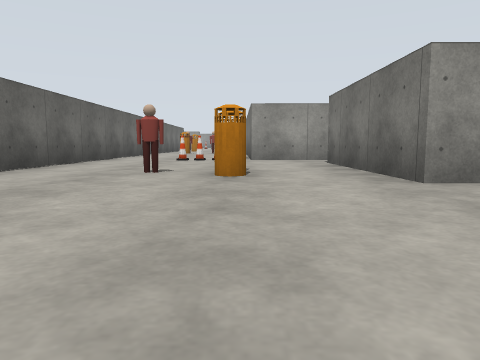
[1] (above)

21 first-person views from a walk through a Gazebo world. The camera is 0.72 m above the floor, tilts 6° down and sees 70° across. The floor is counted in squares, 2 m on a side. Each view is taken from the middle of a square. On the plan, view 1 faces up. The plan holds only what a view shows up to about 9 squares ahead; the rest is blank. Robots are left out. Simple shapes stand in for some stock models.

[2]
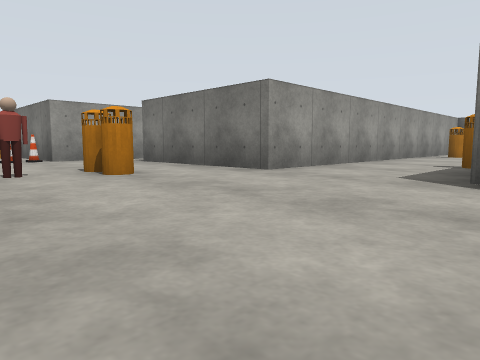

[3]
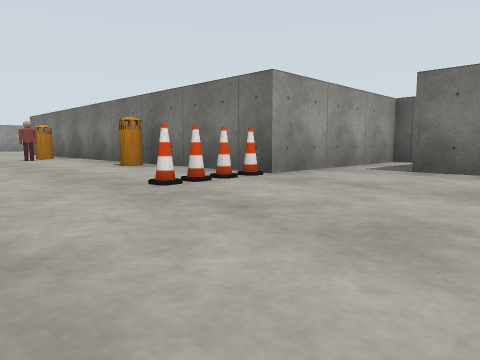

[4]
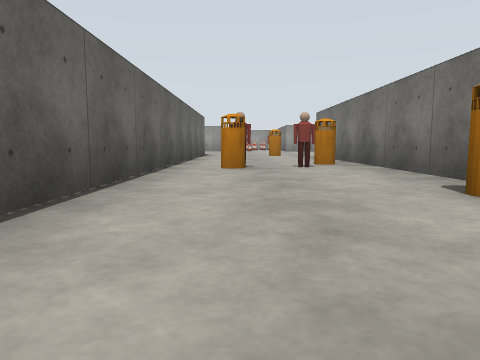

[5]
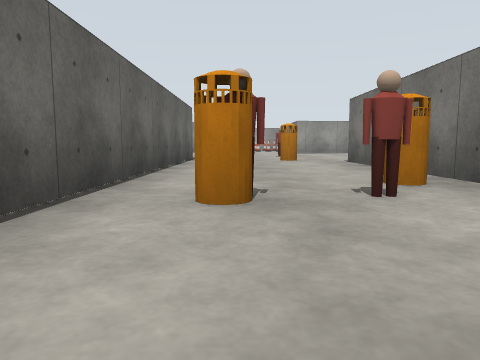

[6]
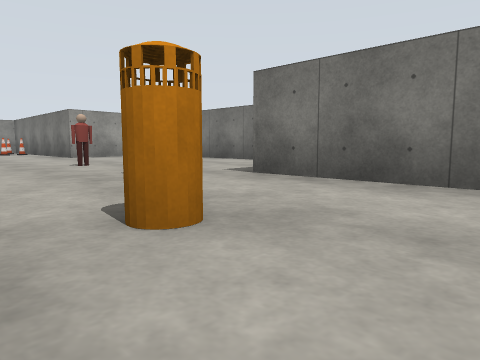

[7]
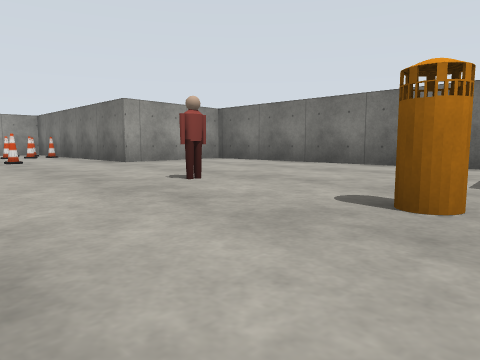

[8]
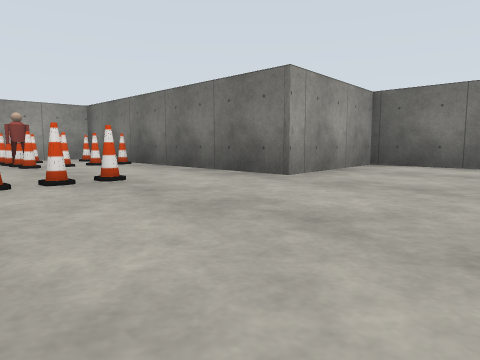

[9]
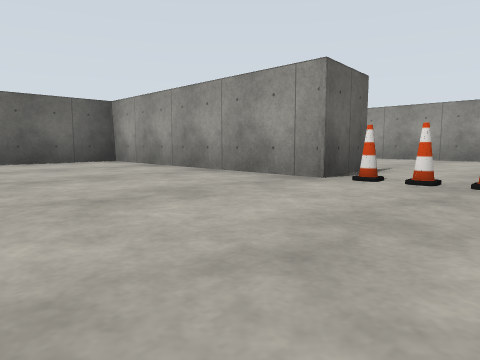

[10]
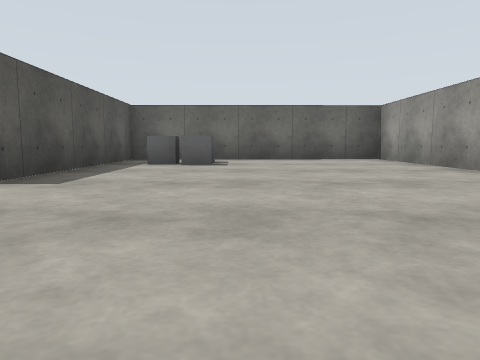

[11]
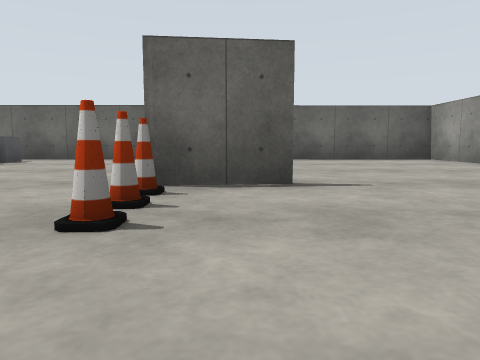

[12]
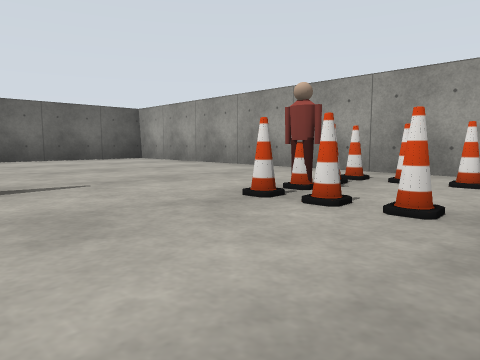

[13]
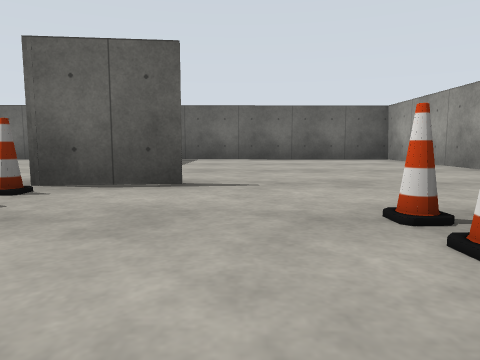

[14]
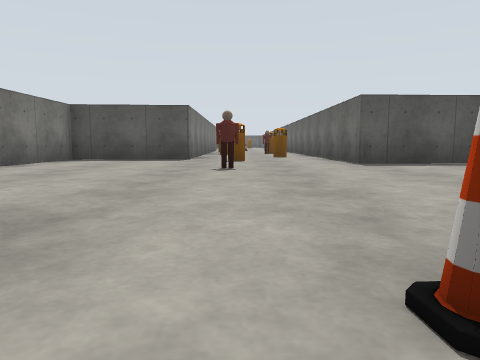

[15]
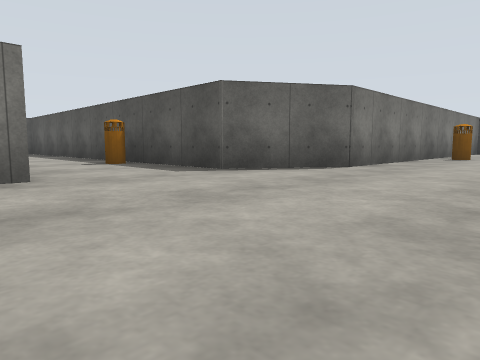

[16]
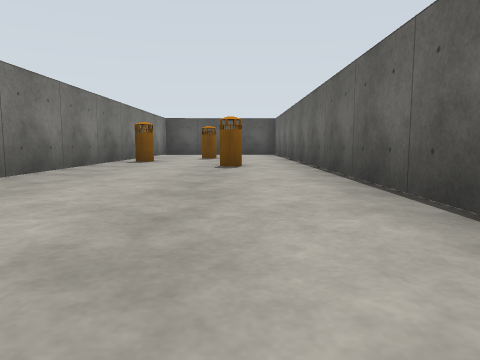

[17]
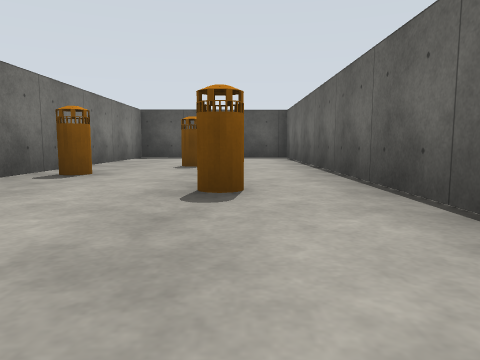

[18]
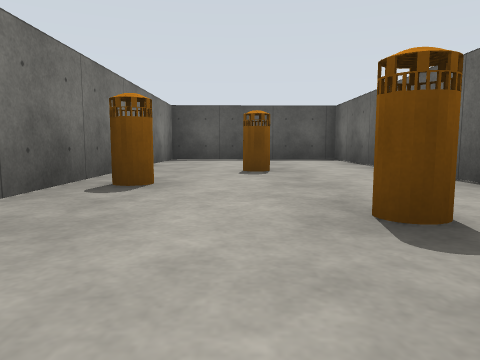

[19]
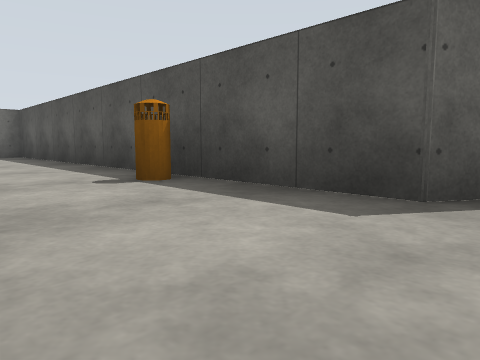

[20]
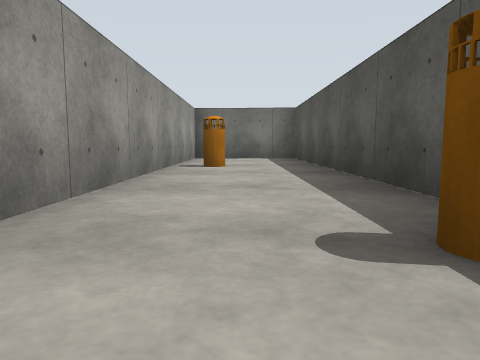

[21]
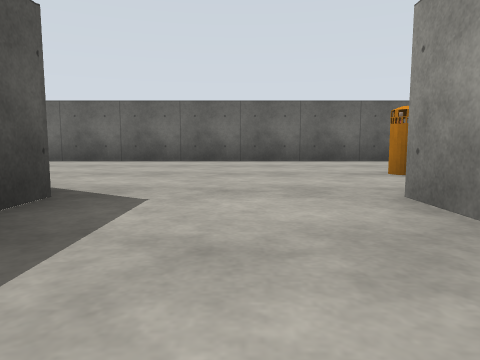

### Floor plan
Points are (right, up) in squares from view 1. A wall is a line through its corners. A room is listed if a view was taken in it or the views show most of it. See-through windows are left out.
Room 1 (views 1, 2, 3, 4, 5, 6, 7, 8, 9, 10, 11, 12, 13, 14, 15, 16, 17, 18, 19, 20, 21)
walls: (0.2, 8.6) (0.2, 18) (2.8, 18.1) (2.8, 24.6) (0.2, 24.4) (0.1, 27.2); (4, 7.2) (4, 7.7) (0.4, 7.7); (-3.3, 25.2) (-8.1, 25.3); (-3.1, 26.5) (-2.9, 25.3); (0.1, 30.3) (-8.1, 30.5) (-8, 19.5) (-3.2, 19.7) (-3.2, -10.1) (0.6, -10.1) (0.6, -1) (1.7, 0.7) (11.6, 0.6) (11.7, 3.1) (1.7, 3.1) (1.7, 6.6)
objects: other object (-7, 21) to (-6, 21); cone (-3, 25); bin (-2, -4); bin (-2, 13); person (-2, 14); bin (-2, 16); cone (-2, 25); cone (-2, 27); person (-2, 28); cone (-2, 29); bin (-1, -7); person (-1, 4); cone (-1, 8); person (-1, 13); bin (-1, 19); person (-1, 21); cone (-1, 28); cone (-1, 29); bin (0, -5); bin (0, 4); cone (0, 8); bin (0, 10); bin (0, 14); cone (0, 28); bin (4, 1); bin (9, 2)

Positions as (right, up) in squares from view 1, and headings:
1: (0, 0), facing up
2: (-2, 0), facing up-right
3: (-3, 5), facing up-right
4: (-2, 8), facing up
5: (-2, 11), facing up
6: (-3, 15), facing up-right
7: (-3, 18), facing up-right
8: (-3, 22), facing up-right
9: (-1, 22), facing up-left
10: (0, 22), facing left
11: (0, 26), facing left
12: (0, 26), facing up-left
13: (0, 27), facing left
14: (-1, 26), facing down
15: (-2, 4), facing down-right
16: (-2, 2), facing down
17: (-2, -1), facing down
18: (-1, -2), facing down
19: (1, 3), facing down-right
20: (3, 2), facing right
21: (4, 2), facing left
